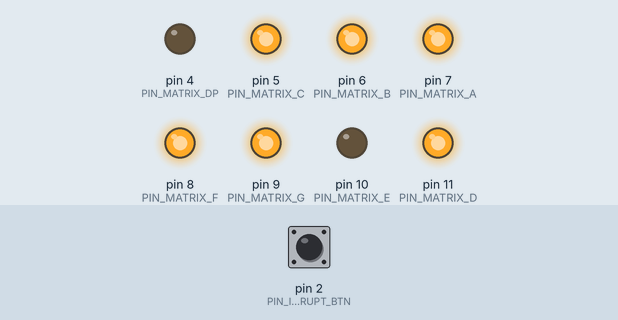
Bench run of a sketch on a simulated Arduino Uno, built with avr-gcc and run on an emulated ATmega328P. Shown: output pins drawn as LEDs (lit = HIGH). The test bench sets the inputs (shaded band); at power-on: pin 2 (PIN_INTERRUPT_BTN) HIGH.

Above: at 1.2 s.
1.3 s: pin 2 (PIN_INTERRUPT_BTN) pulled LOW for 0.15 s
At 2.2 s:
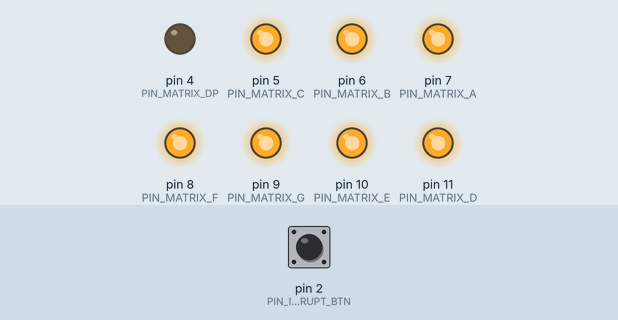
2.9 s: pin 2 (PIN_INTERRUPT_BTN) pulled LOW for 1 s
At 3.5 s:
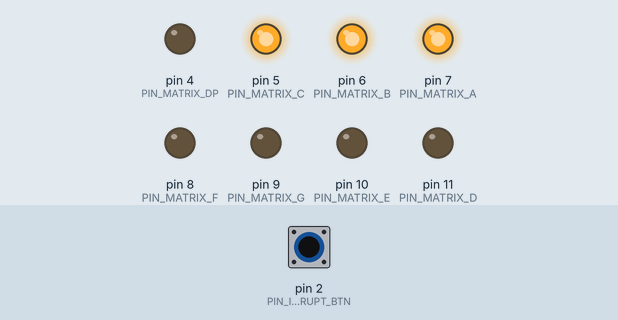
5.4 s: pin 2 (PIN_INTERRUPT_BTN) pulled LOW for 0.15 s
At 6.6 s:
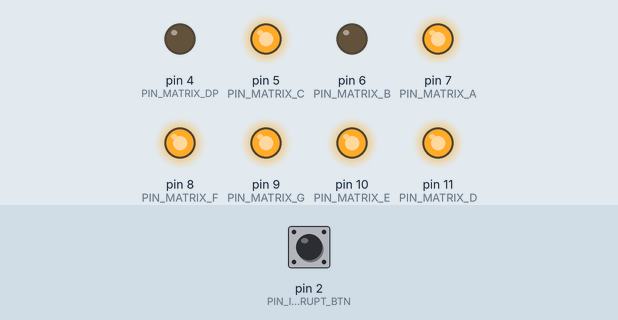
7.0 s: pin 2 (PIN_INTERRUPT_BTN) pulled LOW for 3.2 s
At 7.8 s:
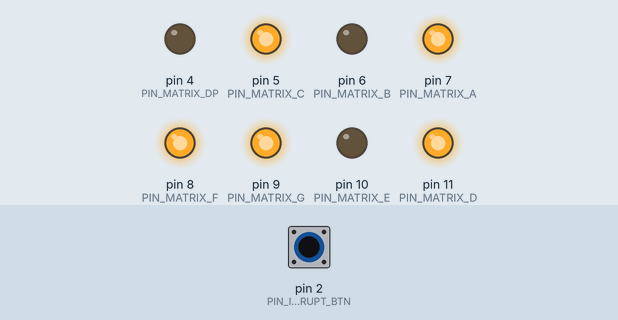
11.7 s: pin 2 (PIN_INTERRUPT_BTN) pulled LOW for 0.15 s
At 12.5 s:
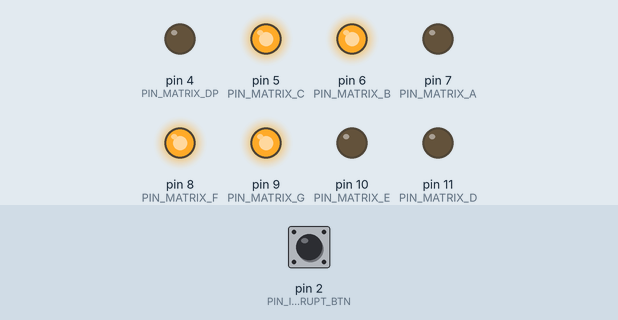
13.3 s: pin 2 (PIN_INTERRUPT_BTN) pulled LOW for 1 s
At 13.8 s:
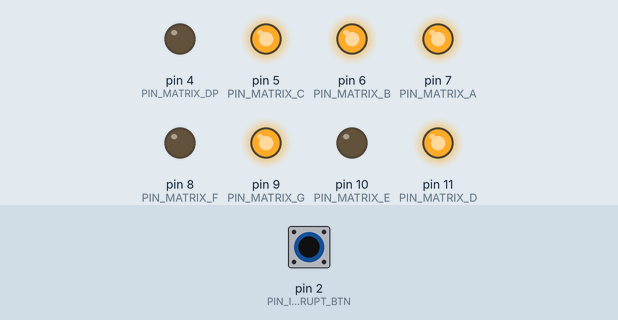
Timing chart, 0 to 16.3 s (numbered marks = the images above; inputs shaded):
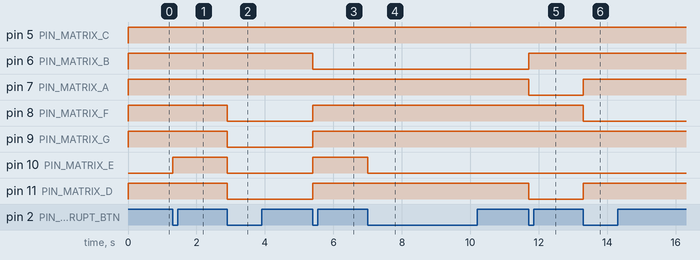

Measured:
- after the input at 1.3 s, pin 10 (PIN_MATRIX_E): LOW → HIGH at once
- after the input at 2.9 s, pin 8 (PIN_MATRIX_F), pin 9 (PIN_MATRIX_G), pin 10 (PIN_MATRIX_E), pin 11 (PIN_MATRIX_D): HIGH → LOW at once
- after the input at 5.4 s, pin 6 (PIN_MATRIX_B): HIGH → LOW at once; pin 8 (PIN_MATRIX_F), pin 9 (PIN_MATRIX_G), pin 10 (PIN_MATRIX_E), pin 11 (PIN_MATRIX_D): LOW → HIGH at once
- after the input at 7.0 s, pin 10 (PIN_MATRIX_E): HIGH → LOW at once
- after the input at 11.7 s, pin 6 (PIN_MATRIX_B): LOW → HIGH at once; pin 7 (PIN_MATRIX_A), pin 11 (PIN_MATRIX_D): HIGH → LOW at once
- after the input at 13.3 s, pin 7 (PIN_MATRIX_A), pin 11 (PIN_MATRIX_D): LOW → HIGH at once; pin 8 (PIN_MATRIX_F): HIGH → LOW at once

The sketch:

W1-6_7segment.ino
```cpp
#define PIN_MATRIX_D 11
#define PIN_MATRIX_E 10
#define PIN_MATRIX_G 9
#define PIN_MATRIX_F 8
#define PIN_MATRIX_A 7
#define PIN_MATRIX_B 6
#define PIN_MATRIX_C 5
#define PIN_MATRIX_DP 4
#define PIN_INTERRUPT_BTN 2

int counter = 9;

byte digits[10][7] = { { 1,1,0,1,1,1,1 },  // 0
                       { 0,0,0,0,0,1,1 },  // 1
                       { 1,1,1,0,1,1,0 },  // 2
                       { 1,0,1,0,1,1,1 },  // 3
                       { 0,0,1,1,0,1,1 },  // 4
                       { 1,0,1,1,1,0,1 },  // 5
                       { 1,1,1,1,1,0,1 },  // 6
                       { 0,0,0,0,1,1,1 },  // 7
                       { 1,1,1,1,1,1,1 },  // 8
                       { 1,0,1,1,1,1,1 }   // 9
                      };


void setup() {
  // pin setup
  pinMode(PIN_MATRIX_D, OUTPUT);
  pinMode(PIN_MATRIX_E, OUTPUT);
  pinMode(PIN_MATRIX_G, OUTPUT);
  pinMode(PIN_MATRIX_F, OUTPUT);
  pinMode(PIN_MATRIX_A, OUTPUT);
  pinMode(PIN_MATRIX_B, OUTPUT);
  pinMode(PIN_MATRIX_C, OUTPUT);
  pinMode(PIN_MATRIX_DP, OUTPUT);
  pinMode(PIN_INTERRUPT_BTN, INPUT);

  // set all outputs to LOW
  digitalWrite(PIN_MATRIX_D, 0);
  digitalWrite(PIN_MATRIX_E, 0);
  digitalWrite(PIN_MATRIX_G, 0);
  digitalWrite(PIN_MATRIX_F, 0);
  digitalWrite(PIN_MATRIX_A, 0);
  digitalWrite(PIN_MATRIX_B, 0);
  digitalWrite(PIN_MATRIX_C, 0);
  digitalWrite(PIN_MATRIX_DP, 0);

  // interrupts
  attachInterrupt(digitalPinToInterrupt(PIN_INTERRUPT_BTN), buttonPressed, FALLING);
}

void loop() {
  displayDigit(counter);
}

void displayDigit(int digit) {
  if (counter > 9 || counter < 0) {
    return;
  }
  digitalWrite(PIN_MATRIX_D, digits[digit][0]);
  digitalWrite(PIN_MATRIX_E, digits[digit][1]);
  digitalWrite(PIN_MATRIX_G, digits[digit][2]);
  digitalWrite(PIN_MATRIX_F, digits[digit][3]);
  digitalWrite(PIN_MATRIX_A, digits[digit][4]);
  digitalWrite(PIN_MATRIX_B, digits[digit][5]);
  digitalWrite(PIN_MATRIX_C, digits[digit][6]);
}

void buttonPressed() {
  counter--;
  if (counter < 0) {
    counter = 9;
  }
}
```
